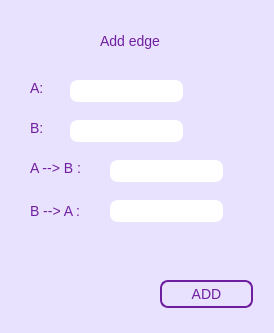
<?xml version="1.0" encoding="UTF-8"?>
<ui version="4.0">
 <class>Form_edge_add</class>
 <widget class="QWidget" name="Form_edge_add">
  <property name="geometry">
   <rect>
    <x>0</x>
    <y>0</y>
    <width>274</width>
    <height>333</height>
   </rect>
  </property>
  <property name="maximumSize">
   <size>
    <width>274</width>
    <height>333</height>
   </size>
  </property>
  <property name="windowTitle">
   <string>add edge</string>
  </property>
  <property name="styleSheet">
   <string notr="true">QWidget
{
background-color: rgb(233, 226, 255);
font-size: 14px;
font-family: &quot;System&quot;;
color: rgb(111, 31, 158);
}

QLineEdit
{
background-color: rgb(255, 255, 255);
border-radius: 8px;
}

QPushButton
{
background-color: rgb(233, 226, 255);
border: 2px solid rgb(111, 31, 158);
border-radius: 8px;
color: rgb(111, 31, 158);
}

QPushButton:hover
{
	background-color: rgb(176, 170, 255)
}

QPushButton:pressed
{
	background-color: rgb(152, 147, 220);
}

</string>
  </property>
  <widget class="QLabel" name="label_a">
   <property name="geometry">
    <rect>
     <x>30</x>
     <y>80</y>
     <width>55</width>
     <height>16</height>
    </rect>
   </property>
   <property name="text">
    <string>A:</string>
   </property>
  </widget>
  <widget class="QLabel" name="label_ab">
   <property name="geometry">
    <rect>
     <x>30</x>
     <y>160</y>
     <width>71</width>
     <height>16</height>
    </rect>
   </property>
   <property name="text">
    <string>A --&gt; B :</string>
   </property>
  </widget>
  <widget class="QLineEdit" name="lineEdit_ab">
   <property name="geometry">
    <rect>
     <x>110</x>
     <y>160</y>
     <width>113</width>
     <height>22</height>
    </rect>
   </property>
   <property name="styleSheet">
    <string notr="true"/>
   </property>
  </widget>
  <widget class="QLineEdit" name="lineEdit_b">
   <property name="geometry">
    <rect>
     <x>70</x>
     <y>120</y>
     <width>113</width>
     <height>22</height>
    </rect>
   </property>
   <property name="styleSheet">
    <string notr="true"/>
   </property>
  </widget>
  <widget class="QLabel" name="label_title">
   <property name="geometry">
    <rect>
     <x>100</x>
     <y>30</y>
     <width>91</width>
     <height>21</height>
    </rect>
   </property>
   <property name="styleSheet">
    <string notr="true">font-size: 14px;
font-family: &quot;System&quot;;</string>
   </property>
   <property name="text">
    <string>Add edge</string>
   </property>
  </widget>
  <widget class="QLineEdit" name="lineEdit_a">
   <property name="geometry">
    <rect>
     <x>70</x>
     <y>80</y>
     <width>113</width>
     <height>22</height>
    </rect>
   </property>
   <property name="styleSheet">
    <string notr="true"/>
   </property>
  </widget>
  <widget class="QLabel" name="label_ba">
   <property name="geometry">
    <rect>
     <x>30</x>
     <y>200</y>
     <width>71</width>
     <height>21</height>
    </rect>
   </property>
   <property name="text">
    <string>B --&gt; A :</string>
   </property>
  </widget>
  <widget class="QLineEdit" name="lineEdit_ba">
   <property name="geometry">
    <rect>
     <x>110</x>
     <y>200</y>
     <width>113</width>
     <height>22</height>
    </rect>
   </property>
   <property name="styleSheet">
    <string notr="true"/>
   </property>
  </widget>
  <widget class="QLabel" name="label_b">
   <property name="geometry">
    <rect>
     <x>30</x>
     <y>120</y>
     <width>55</width>
     <height>16</height>
    </rect>
   </property>
   <property name="text">
    <string>B:</string>
   </property>
  </widget>
  <widget class="QPushButton" name="pB_add_edge">
   <property name="geometry">
    <rect>
     <x>160</x>
     <y>280</y>
     <width>93</width>
     <height>28</height>
    </rect>
   </property>
   <property name="styleSheet">
    <string notr="true"/>
   </property>
   <property name="text">
    <string>ADD</string>
   </property>
  </widget>
  <zorder>label_b</zorder>
  <zorder>label_a</zorder>
  <zorder>label_ab</zorder>
  <zorder>lineEdit_ab</zorder>
  <zorder>lineEdit_b</zorder>
  <zorder>label_title</zorder>
  <zorder>lineEdit_a</zorder>
  <zorder>label_ba</zorder>
  <zorder>lineEdit_ba</zorder>
  <zorder>pB_add_edge</zorder>
 </widget>
 <resources/>
 <connections/>
</ui>
